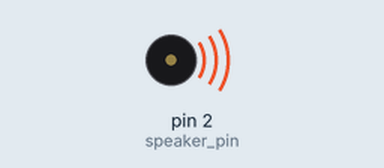
This sketch was run on a simulated Arduino Uno, built with avr-gcc and run on an emulated ATmega328P. Parts: buzzer (waves = sounding).

Above: at 4.7 s.
At 10.32 s:
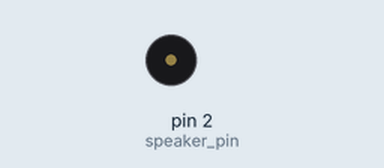
Timing chart, 0 to 10.8 s (numbered marks = the images above):
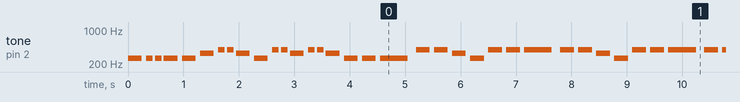

Measured:
- by itself, tone on pin 2 (speaker_pin): plays 262 Hz for 0.25 s, 262 Hz for 0.13 s, 262 Hz for 0.13 s, 262 Hz for 0.25 s, 262 Hz for 0.25 s, 330 Hz for 0.25 s … (388 notes in this stretch)

The sketch:

app.ino
```cpp
#define NOTE_C4 262 // 4옥타브 도
#define NOTE_D4 294 // 4옥타브 레
#define NOTE_E4 330 // 4옥타브 미
#define NOTE_G4 392 // 4옥타브 솔
#define NOTE_A4 440 // 4옥타브 라
#define NOTE_C5 523 // 5옥타브 레
#define NUM 49

int melody[NUM] = { // 곰 세마리
    NOTE_C4, NOTE_C4, NOTE_C4, NOTE_C4, NOTE_C4, // 도도도도도
    NOTE_E4, NOTE_G4, NOTE_G4, NOTE_E4, NOTE_C4, // 미솔솔미도
    NOTE_G4, NOTE_G4, NOTE_E4, NOTE_G4, NOTE_G4, NOTE_E4, // 솔솔미솔솔미
    NOTE_C4, NOTE_C4, NOTE_C4, // 도도도
    NOTE_G4, NOTE_G4, NOTE_E4, NOTE_C4, // 솔솔미도
    NOTE_G4, NOTE_G4, NOTE_G4, // 솔솔솔
    NOTE_G4, NOTE_G4, NOTE_E4, NOTE_C4, // 솔솔미도
    NOTE_G4, NOTE_G4, NOTE_G4, // 솔솔솔
    NOTE_G4, NOTE_G4, NOTE_E4, NOTE_C4, // 솔솔미도
    NOTE_G4, NOTE_G4, NOTE_G4, NOTE_A4, NOTE_G4, // 솔솔솔라솔
    NOTE_C5, NOTE_G4, NOTE_C5, NOTE_G4, // 도솔도솔
    NOTE_E4, NOTE_D4, NOTE_C4 // 미레도
};

// 음표 길이
int noteDuration[NUM] ={
    4, 8, 8, 4, 4, 4, 8, 8, 4, 4, 8, 8, 4, 8, 8, 4, 4, 4, 2,
    4, 4, 4, 4, 4, 4, 2, 4, 4, 4, 4, 4, 4, 2,
    4, 4, 4, 4, 8, 8, 8, 8, 2, 4, 4, 4, 4, 4, 4, 2
};

const int speaker_pin = 2;

void setup() {
    pinMode(speaker_pin, OUTPUT);
}

void loop() {
    int m, d, dd;
    for(m = 0;m < NUM;m++) {
        d = 1000 / noteDuration[m];
        dd = d* 1.3; // 음 출력 시간(4분 음표 325ms)
        tone(speaker_pin, melody[m], d);
        delay(dd);
    }
    delay(1000);
}
```
